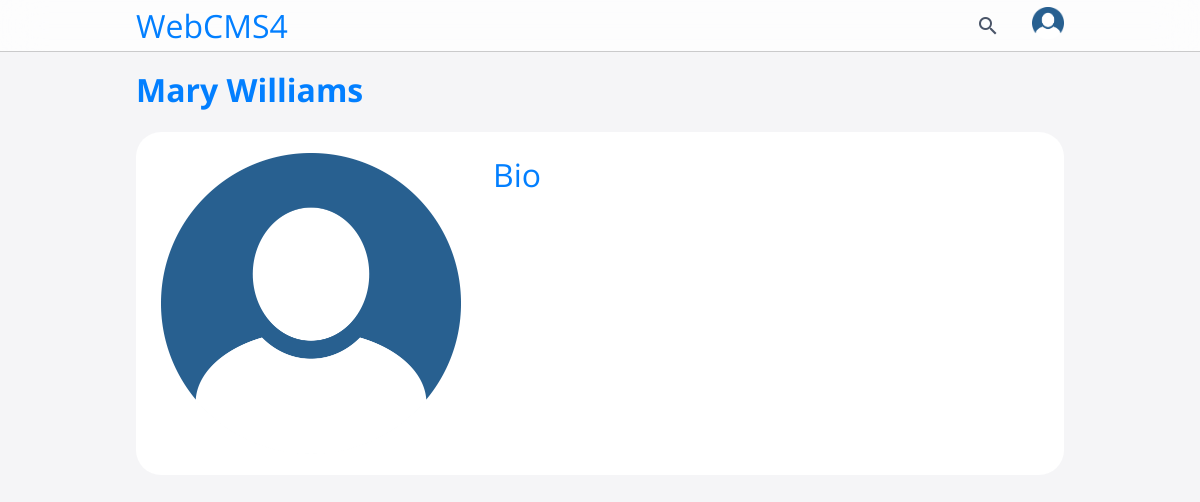
Screenshot of /profile/s5000002 (signed in) with the database file from the repository.
### tables this page shows
CREATE TABLE USERS(SID TEXT PRIMARY KEY,
NAME TEXT NOT NULL,
PASSWORD TEXT NOT NULL,
IMAGE TEXT,
BIO TEXT);

### routes.py (the view)
@app.route("/profile/<sid>")
def profile(sid):
	if session.get("sid") is None:
		return redirect("/login");
	user = User.get_user(session.get("sid"))
	prof = User.get_user(sid)
	if prof is None:
		abort(404)
	return render_template_string(render_template("profile.html", user=user,
			name=prof[1], image=prof[2], bio=prof[3], edit=user[0]==prof[0]))

### webcms4db.py (called while the page is built)
	def get_user(sid):
		con = sqlite3.connect("webcms4.sqlite")
		cur = con.cursor()
		cur.execute(f"SELECT SID, NAME, IMAGE, BIO FROM USERS WHERE SID = '{sid}'")
		row = cur.fetchone()
		con.close()
		return row

### templates/profile.html (shortened to what this page needs)
<!DOCTYPE html>
<html>
<head>
	<link rel="stylesheet" href="/static/css/main.css">
</head>
<body>
<header>
<nav>
	<a class="logo" href="/">WebCMS4</a>
	<a class="nav-search" href="/courses"><span class="material-icons">search</span></a>
	<a class="nav-profile" href="/profile/{{user[0]}}"><img src="/getimage?image={{user[2]}}"></a>
</nav>
</header>
<main>
	<h1>{{ name }}</h1>
	<article>
		<div class="profile-cont">
			<img src="/getimage?image={{ image }}">
			<div class="bio">
				<h1>Bio</h1>
			</div>
		</div>
	</article>
</main>
</body>
</html>

### static/css/main.css (style rules this page uses)
html { height: 100%; }
body { background-color: #f5f5f7; font-family: 'Open Sans', sans-serif; margin: 0; }
header { background-color: #fffb; backdrop-filter: saturate(180%) blur(20px); padding: 0.25em; border-bottom: 1px solid #0003; }
nav { display: flex; align-items: center; color: #4a5568; max-width: 60rem; margin: 0 auto; }
nav > a { margin: 0 1rem; display: block; text-decoration: none; color: inherit; }
.logo { color: #027fff; font-size: 2em; }
.nav-search { margin-left: auto; }
.nav-search > .material-icons { display: block; }
.nav-profile > img { max-width: 2rem; max-height: 2rem; object-fit: contain; }
main { padding: 1rem; max-width: 60rem; margin: 0 auto; box-sizing: border-box; }
h1 { color: #027fff; font-size: 2em; margin-top: 0; }
article { background: white; border-radius: 25px; padding: 21px 25px; margin-bottom: 2rem; }
.profile-cont { display: flex; }
.profile-cont > img { display: block; width: 300px; object-fit: contain; }
.bio { flex: 1; margin-left: 2rem; }
.bio > h1 { font-weight: 400; }
a { color: #027fff; }

### rows the page displays
USERS: IMAGE (placeholder picture)
USERS: NAME "Mary Williams", IMAGE (placeholder picture)
